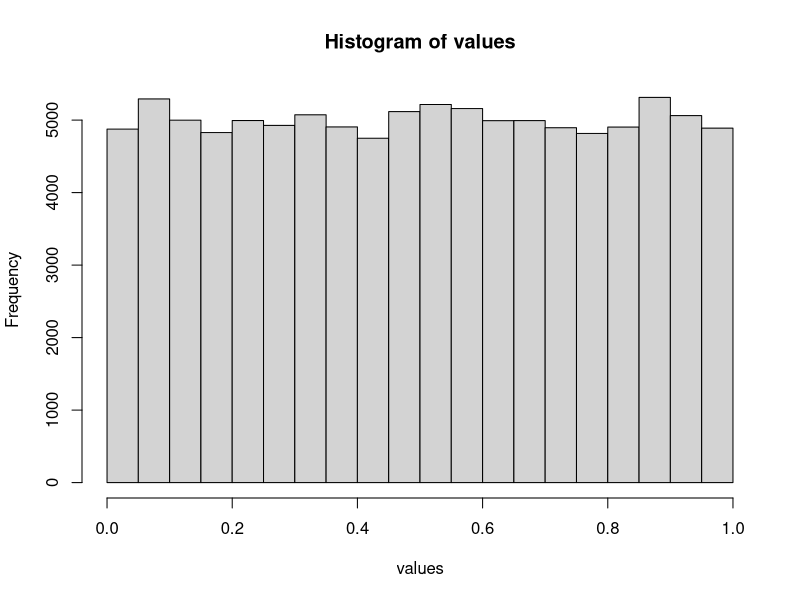
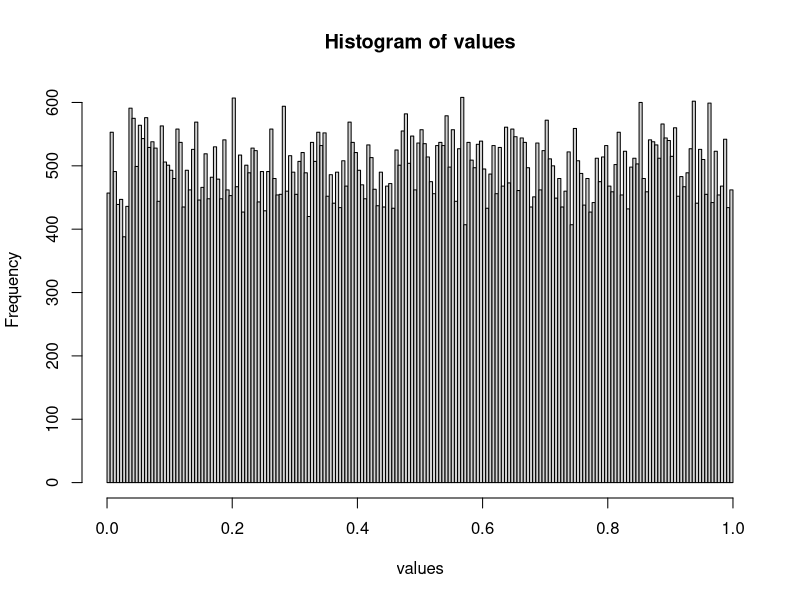

Write the R code that produced these figures, in order.
middle_Squere_Method <- function(n) {
  value <- sample(9999999:99999999, 1)
  values <- vector()
  for (i in 1: n) {
    values <- c(values, value) 
    value <- middle_Square(value)
  }
  return(values / 1000000000)
}

middle_Square <- function(value) {
  square = value ^ 2
  extended = extend(square)
  middle = substring(extended, 5, 13)
  return(as.integer(middle))
}

extend <- function(value) {
  splited_chars <- format(value, scientific = FALSE)
  if (nchar(splited_chars) < 16) {
    for(value in 0: (16 - nchar(splited_chars))) {
      splited_chars <- paste0("0", splited_chars)
    }
  }
  return(splited_chars)
}

multiplicative_Method <- function(m, k, n) {
  value <- sample(1:99999999, 1)
  values <- vector()
  for (i in 1: n) {
    value <- (k * value) %% m
    values <- c(values, value)
  }
  return(values)
}

test <- function(values) {
  print(values)
  n = length(values)
  ifelse( n <= 100, hist(values, breaks = sqrt(n)), hist(values, breaks = 2*log(n)))
  hist(values, breaks = sqrt(n))
  mo = sum(values) / n
  disp = var(values) * (n-1) / n
  x = values[1:n/2]
  y = values[n/2:n]
  print(paste("MO: ", mo))
  print(paste("DISP: ", disp))
  print(paste("Correlation: ", cor(x, y)))
}

n = 100000
result = middle_Squere_Method(n)
print(result)
test(result)

m = 8954325732
k = 4532
result = multiplicative_Method(m, k = k, n = n) / m
#print(result)
#test(result)
